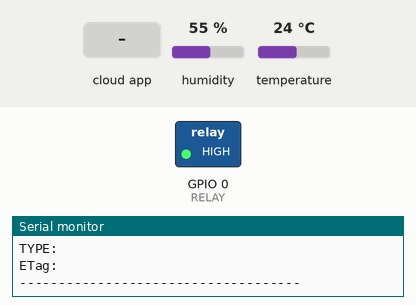
The sketch below on a simulated ESP8266 (NodeMCU). On the bench: switched loads named in the sketch (green lamp = pin HIGH), the last lines printed to the serial monitor. The test bench sets the inputs (shaded band); at power-on: humidity 55 %, temperature 24 °C. WiFi joins after 1.5 s; servers stay silent unless stated; the Firebase database answers and starts empty; pins used as bus, display or sensor lines are not drawn.

Above: at 2.7 s.
2.8 s: the phone or cloud app sets LED_Status to 1
At 3.4 s:
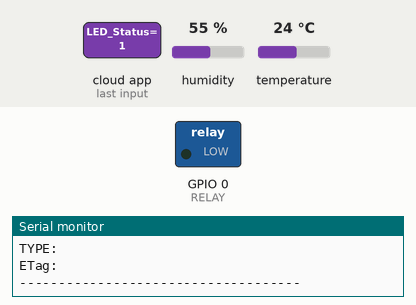
5.1 s: the phone or cloud app sets LED_Status to 0
At 5.8 s:
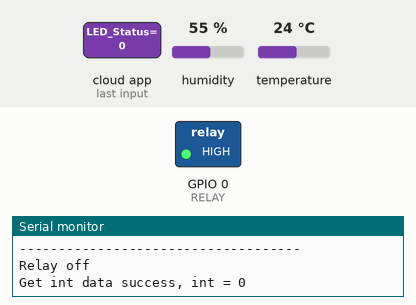
Timing chart, 0 to 8.1 s (numbered marks = the images above; inputs shaded):
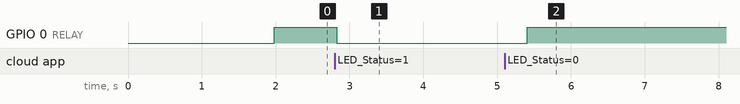

Measured:
- after the input at 2.8 s, GPIO 0 (RELAY): HIGH → LOW at once
- after the input at 5.1 s, GPIO 0 (RELAY): LOW → HIGH after 0.31 s

The sketch:

mengoding_in_the_night.ino
```cpp
#include "FirebaseESP8266.h"
#include <ESP8266WiFi.h>


#include <ESP8266WiFi.h>
#include <FirebaseESP8266.h>
#include <DHT.h>

#define FIREBASE_HOST "eggcubator-d446f-default-rtdb.firebaseio.com" //Without http:// or https:// schemes
#define FIREBASE_AUTH "4KYOs3lhfrbQdWKqAu9P5JkMgTtn6nwUV1WqC07i"
#define WIFI_SSID "WIFI_HOME"
#define WIFI_PASSWORD "sidorejo"


#define DHTPIN 2  //pin GPIO 2 aka D4
#define RELAY 0 //pin GPIO 3 aka D3
#define DHTTYPE    DHT11 //define seri DHT

DHT dht(DHTPIN, DHTTYPE);

FirebaseData fbdo; //Firebase data untuk menyimpan data
FirebaseData firebaseData;


void setup()
{

  Serial.begin(115200);
  pinMode(LED_BUILTIN, OUTPUT);
  pinMode(RELAY,OUTPUT);
  WiFi.begin(WIFI_SSID, WIFI_PASSWORD);
  Serial.print("Connecting to Wi-Fi");
  while (WiFi.status() != WL_CONNECTED)
  {
    Serial.print(".");
    delay(300);
  }
  Serial.println();
  Serial.print("Connected with IP: ");
  Serial.println(WiFi.localIP());
  Serial.println();


  Firebase.begin(FIREBASE_HOST, FIREBASE_AUTH);

  //Enable auto reconnect the WiFi when connection lost
  Firebase.reconnectWiFi(true);

}

void sensorUpdate()
{
// Reading temperature or humidity takes about 250 milliseconds!
  // Sensor readings may also be up to 2 seconds 'old' (its a very slow sensor)
  float h = dht.readHumidity();
  // Read temperature as Celsius (the default)
  float t = dht.readTemperature();
  // Read temperature as Fahrenheit (isFahrenheit = true)
  float f = dht.readTemperature(true);

  // Check if any reads failed and exit early (to try again).
  if (isnan(h) || isnan(t) || isnan(f)) {
    Serial.println(F("Failed to read from DHT sensor!"));
    return;
  }

  Serial.print(F("Humidity: "));
  Serial.print(h);
  Serial.print(F("%  Temperature: "));
  Serial.print(t);
  Serial.print(F("C  ,"));
  Serial.print(f);
  Serial.println(F("F  "));

  if (Firebase.setFloat(firebaseData, "/FirebaseIOT/temperature", t))
  {
    Serial.println("PASSED");
    Serial.println("PATH: " + firebaseData.dataPath());
    Serial.println("TYPE: " + firebaseData.dataType());
    Serial.println("ETag: " + firebaseData.ETag());
    Serial.println("------------------------------------");
    Serial.println();
  }
  else
  {
    Serial.println("FAILED");
    Serial.println("REASON: " + firebaseData.errorReason());
    Serial.println("------------------------------------");
    Serial.println();
  }

  if (Firebase.setFloat(firebaseData, "/FirebaseIOT/humidity", h))
  {
    Serial.println("PASSED");
    Serial.println("PATH: " + firebaseData.dataPath());
    Serial.println("TYPE: " + firebaseData.dataType());
    Serial.println("ETag: " + firebaseData.ETag());
    Serial.println("------------------------------------");
    Serial.println();
  }
  else
  {
    Serial.println("FAILED");
    Serial.println("REASON: " + firebaseData.errorReason());
    Serial.println("------------------------------------");
    Serial.println();
  }
}

void loop()
{
  sensorUpdate();
  initRelay();
  initLed();
  delay(250);
}


//inisialisasi relay
void initRelay(){
    if(Firebase.getInt(fbdo, "/LED_Status"))
  {
    //Success
    if(fbdo.intData() == 1){
      digitalWrite(RELAY,LOW);
      Serial.println("Relay On");
      }else{
        digitalWrite(RELAY,HIGH);
       Serial.println("Relay off");
      }

  }else{
    //Failed?, get the error reason from fbdo

    Serial.print("Error in getInt, ");
    Serial.println(fbdo.errorReason());
  }

  }

void initLed(){
  //alien
   if(Firebase.getInt(fbdo, "/LED_Status"))
  {
    //Success
    if(fbdo.intData() == 1){
      digitalWrite(LED_BUILTIN,LOW);
      }else{
        digitalWrite(LED_BUILTIN,HIGH);
      }
    Serial.print("Get int data success, int = ");
    Serial.println(fbdo.intData());

  }else{
    //Failed?, get the error reason from fbdo

    Serial.print("Error in getInt, ");
    Serial.println(fbdo.errorReason());
  }
}
```
